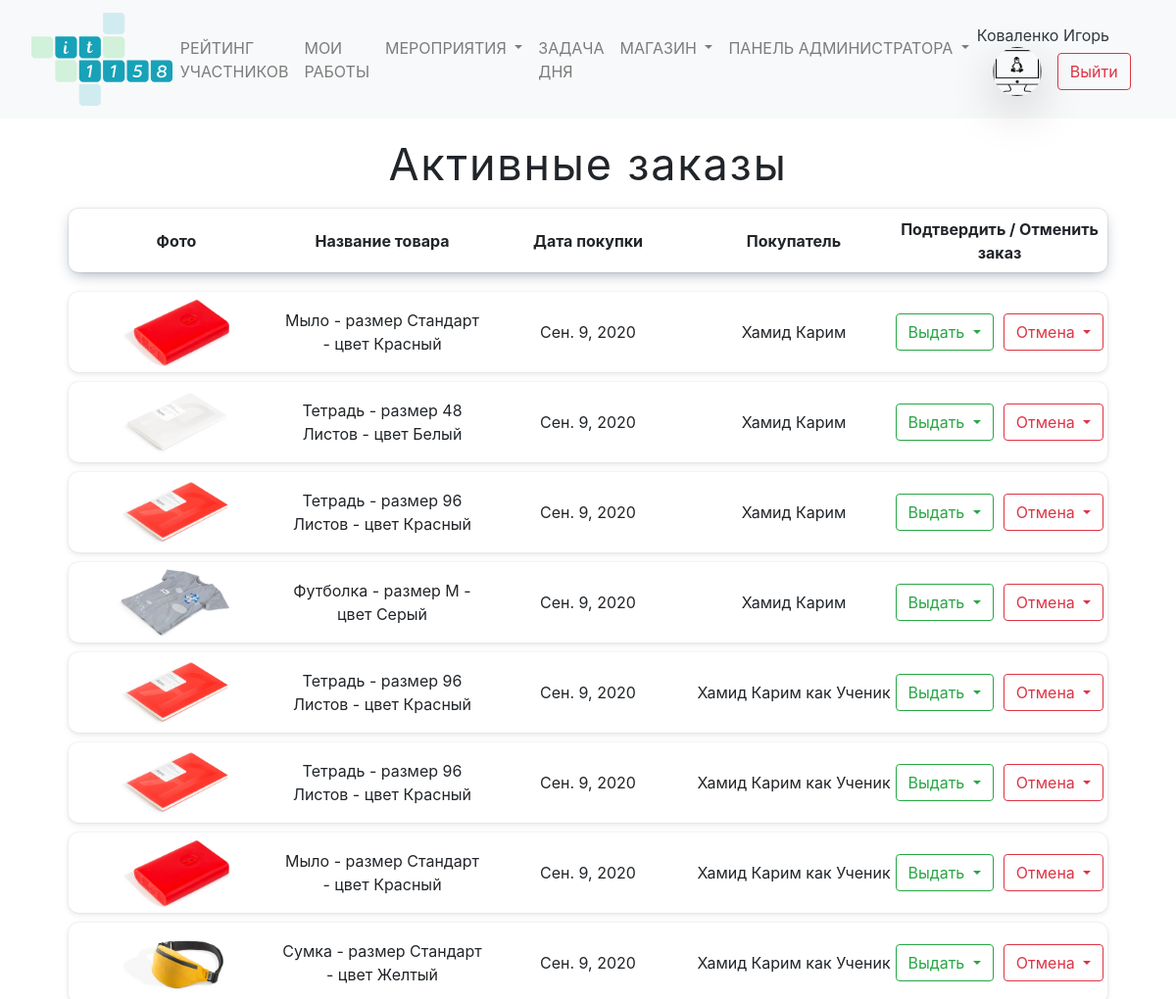
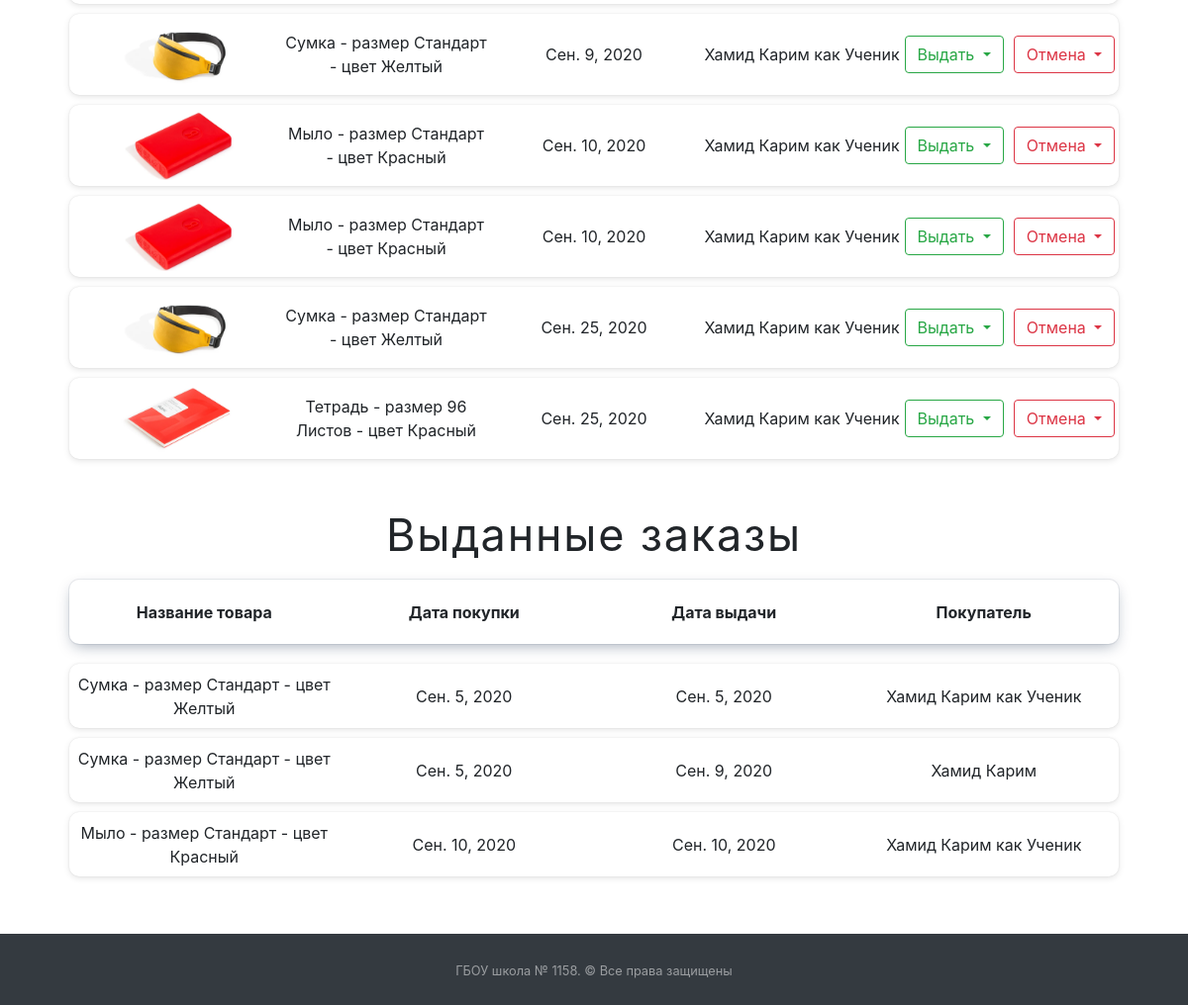
The app's page /market/bought_product_list/ (signed in) with its own data (2 pictures, top to bottom).
### mainapp/models.py (models this page shows, shortened)
class Puples(models.Model):
    STATUS_CHOICES = (
        ('ST10', 'Ученик 10 ИТ-класса'),
        ('ST11', 'Ученик 11 ИТ-класса'),
        ('APP', 'Кандидат в ИТ-класс'),
        ('TEACH', 'Учитель')
    )
    PROGRESS_CHOICES = (
        (0, '0'),
        (25, '25'),
        (50, '50'),
        (75, '75'),
        (100, '100'),
    )
    name = models.CharField("Имя", null=True, max_length=50)
    surname = models.CharField("Фамилия", null=True, max_length=100)
    rate = models.PositiveIntegerField("Рейтинг ученика", default=0)
    image = models.ImageField("Фотография профиля", blank=True, upload_to="puples_photo",
                              default="puples_photo/user-2.png")
    user = models.OneToOneField(User, on_delete=models.CASCADE, null=True, default='',
                                verbose_name="Связь с таблицей пользователей")
    status = models.CharField("Статуc", choices=STATUS_CHOICES, default='ST10', max_length=30)
    applicant_first_result = models.FloatField("Результат первого этапа", blank=True, default=0)
    applicant_progress = models.IntegerField(verbose_name="Прогресс", choices=PROGRESS_CHOICES, default=0, blank=True)
    email = models.EmailField(verbose_name="Email", default="")
    phone = models.CharField(max_length=12, verbose_name="Телефон", default="")
    class Meta:
        verbose_name = "Пользователи"
        verbose_name_plural = "Пользователи"

### market/models.py (models this page shows, shortened)
class BoughtProduct(models.Model):
    customer = models.ForeignKey(Puples, verbose_name="Покупатель товара", on_delete=models.SET_NULL, null=True)
    main_product = models.ForeignKey(MarketProduct, verbose_name="Ссылка на основной товар", on_delete=models.CASCADE)
    connected_event = models.ForeignKey(Events, verbose_name="Ссылка на Event с этой покупкой", on_delete=models.CASCADE, default=None)
    bought_date = models.DateField("Дата покупки", auto_now_add=True)
    given_date = models.DateField("Дата выдачи товара", null=True)
    given = models.BooleanField("Выдан ли товар покупателю", default=False)
    class Meta:
        verbose_name = "Заказ/купленный товар"
        verbose_name_plural = "Заказы и купленные товары"

class MarketProduct(models.Model):
    product_name = models.CharField(verbose_name="Название товара", max_length=200)
    product_size = models.CharField(verbose_name="Размер товара", default="Стандарт", max_length=200)
    product_color = models.CharField(verbose_name="Цвет товара", default="Не указан", max_length=200)
    product_photo = models.ImageField("Фотография товара", upload_to="products_photo/", blank=True)
    remained_amount = models.PositiveIntegerField("Количество оставшегося товара", null=False)
    price = models.PositiveIntegerField("Цена товара", null=False)
    def __str__(self):
        return f"{self.product_name}\t-\tразмер {self.product_size}\t-\tцвет {self.product_color}"
    class Meta:
        verbose_name = "Товар"
        verbose_name_plural = "Товары"

### market/views.py (the view, shortened to what this page needs)
# urls.py: path('bought_product_list/', views.BoughtProductList.as_view(), name='Каталог купленных товаров'),
class BoughtProductList(HeaderNotificationsCounter, LoginRequiredMixin, ListView):
    template_name = "market/product_check_list.html"
    model = BoughtProduct
    login_url = "/login/"
    def get_context_data(self, **kwargs):
        context = super(BoughtProductList, self).get_context_data(**kwargs)
        if self.request.user.is_superuser:
            context["not_given_product_list"] = BoughtProduct.objects.filter(given=0)
            context["given_product_list"] = BoughtProduct.objects.filter(given=1)
        else:
            context["not_given_product_list"] = BoughtProduct.objects.filter(given=0, customer=self.request.user.puples)
            context["given_product_list"] = BoughtProduct.objects.filter(given=1, customer=self.request.user.puples)
        return context

### mainapp/addons_python/views_addons_classes.py (called while the page is built)
    def get_context_data(self, *, object_list=None, **kwargs):
        context = super().get_context_data(**kwargs)
        context['events_new'] = Events.objects.filter(check=False).count()
        context['applicants_count'] = Puples.objects.filter(
            status="APP").count()
        return context

### templates/market/product_check_list.html (shortened to what this page needs)
{% extends  'base.html' %}
{% load static %}
{% block main %}
    <h2 style="font-size: 45px;font-weight: 400;letter-spacing: 0.04em;margin-top: 20px;" class="text-center">
        Активные заказы
    </h2>
    {% if not_given_product_list %}
        <table class="product-list active-products-list p-0">
            <thead class="text-center">
                <tr style="box-shadow: 0 0 0 1px rgba(13,35,67,.07),0 5px 15px -4px rgba(13,35,67,.4);">
                    <th scope="col">Фото</th>
                    <th scope="col">Название товара</th>
                    <th scope="col">Дата покупки</th>
                    {% if request.user.is_superuser %}
                        <th scope="col">Покупатель</th>
                        <th scope="col">Подтвердить / Отменить заказ</th>
                    {% endif %}
                </tr>
            </thead>
            <tbody>
                {% for product in not_given_product_list %}
                    <tr>
                        <td><img style="height: 70px;" src="{{ product.main_product.product_photo.url }}" alt="{{ product.main_product.product_name }}"></td>
                        <td>{{ product.main_product }}</td>
                        <td>{{ product.bought_date }}</td>
                        {% if request.user.is_superuser %}
                            <td>
                                <a style="color: inherit;" href="/statistic/pupil/{{ product.customer.id }}">
                                    {{ product.customer.surname }} {{ product.customer.name }}
                                </a>
                            </td>
                            <td class="d-flex justify-content-center">
                                <form class="product-check-list-operation-btn" method="post" style="margin-right: 5px">
                                    <button type="button" class="btn btn-outline-success dropdown-toggle" data-toggle="dropdown" aria-haspopup="true" aria-expanded="false">
                                    Выдать
                                    </button>
                                </form>
                                <form class="product-check-list-operation-btn" method="post" style="margin-left: 5px">
                                    <button type="button" class="btn btn-outline-danger dropdown-toggle" data-toggle="dropdown" aria-haspopup="true" aria-expanded="false">
                                        Отмена
                                    </button>
                                </form>
                            </td>
                        {% endif %}
                    </tr>
                {% endfor %}
            </tbody>
        </table>
    {% else %}
    <h4 style="font-weight: 300;" class="text-center">
        Нет активных заказов
    </h4>
    {% endif %}
    <h2 class="text-center" style="font-size: 45px;font-weight: 400;letter-spacing: 0.04em;margin-top: 20px;">
        Выданные заказы
    </h2>
    {% if given_product_list %}
        <table class="product-list products-history p-0">
            <thead class="text-center">
            <tr style="box-shadow: 0 0 0 1px rgba(13,35,67,.07),0 5px 15px -4px rgba(13,35,67,.4);">
                <th scope="col">Название товара</th>
                <th scope="col">Дата покупки</th>
                <th scope="col">Дата выдачи</th>
                {% if request.user.is_superuser %}
                    <th scope="col">Покупатель</th>
                {% endif %}
            </tr>
            </thead>
            <tbody>
            {% for product in given_product_list %}
                {% if product.customer.id == user.puples.id or request.user.is_superuser %}
                    <tr>
                        <td>{{ product.main_product }}</td>
                        <td>{{ product.bought_date }}</td>
                        <td>{{ product.given_date }}</td>
                        {% if request.user.is_superuser %}
                            <td>
                                <a style="color: inherit;" href="/statistic/pupil/{{ product.customer.id }}">
                                    {{ product.customer.surname }} {{ product.customer.name }}
                                </a>
                            </td>
                        {% endif %}
                    </tr>
                {% endif %}
            {% endfor %}
            </tbody>
        </table>
    {% else %}
        <h4 style="font-weight: 300;" class="text-center">
            Нет выданных заказов
        </h4>
    {% endif %}
{% endblock %}

### templates/base.html (shortened to what this page needs)
<!DOCTYPE html>
<html lang="ru">
{% load static %}
<head>
    <link href="{% static 'css/bootstrap.css' %}" rel="stylesheet" type="text/css">
    <link href="{% static 'css/style.css' %}" rel="stylesheet" type="text/css">
    <link href="{% static 'css/pre.css' %}" rel="stylesheet" type="text/css">
    <link href="{% static 'css/style_daytask.css' %}" rel="stylesheet" type="text/css">
    <link rel="stylesheet" href="//code.jquery.com/ui/1.12.1/themes/base/jquery-ui.css">
    <link rel="stylesheet" href="/resources/demos/style.css">
</head>
<body>
<div class="container-fuild">
    <nav class="navbar navbar-expand-lg navbar-light bg-light">
        <a href="/" class="navbar-brand">
            <img class="img-fluid mx-3"
                 width="150" height="150"
                 src="{% static '/images/logo_it_class.svg' %}"></a>
        <div class="collapse navbar-collapse" id="navbarSupportedContent">
            <ul class="navbar-nav mr-auto">
                {% if user.is_authenticated and user.puples.status != "APP" %}
                    <li class="nav-item">
                        <a class="nav-link{% block detail_active %}{% endblock %}" href="/rate">РЕЙТИНГ УЧАСТНИКОВ</a>
                    </li>
                {% endif %}
                {% if user.is_authenticated and user.puples.status != "APP" %}
                    <li class="nav-item">
                        <a class="nav-link{% block detail_active_works %}{% endblock %}" href="/works">МОИ РАБОТЫ</a>
                    </li>
                {% endif %}
                <li class="nav-item dropdown">
                    <a class="nav-link dropdown-toggle{% block detail_active_hach %}{% endblock %}" href="#"
                       id="navbarDropdown" role="button"
                       data-toggle="dropdown" aria-haspopup="true" aria-expanded="false">
                        МЕРОПРИЯТИЯ
                    </a>
                </li>
                {% if user.is_authenticated and user.puples.status != "APP" %}
                    <li class="nav-item">
                        <a class="nav-link{% block detail_active_task %}{% endblock %}" href="/daytask/">ЗАДАЧА ДНЯ</a>
                    </li>
                    <li class="nav-item dropdown">
                        <a class="nav-link {% block market_active %}{% endblock %} dropdown-toggle" href="#"
                           id="navbarDropdown" role="button"
                           data-toggle="dropdown" aria-haspopup="true" aria-expanded="false">
                            МАГАЗИН
                        </a>
                    </li>
                {% endif %}
                {% if user.is_superuser %}
                    <li class="nav-item dropdown">
                        <a class="nav-link dropdown-toggle" href="#"
                           id="navbarDropdown" role="button"
                           data-toggle="dropdown" aria-haspopup="true" aria-expanded="false">
                            ПАНЕЛЬ АДМИНИСТРАТОРА
                        </a>
                    </li>
                {% endif %}
            </ul>
            <form class="form-inline my-2 my-lg-0">
                {% if user.is_authenticated %}
                    <a class="nav-link text-dark disabled p-0"
                       href="/account/">{{ user.last_name }} {{ user.first_name }}</a>
                    <a href="/account/">
                        <img class="img-fluid mx-3 rounded-circle shadow-lg"
                             style="width: 50px; object-fit: cover; height:50px;"
                             src="{{ user.puples.image.url }}"></a>
                {% endif %}
                {% if user.username == "" %}
                    <a class="nav-link disabled" href="#">Гость</a>
                    <a class="btn btn-outline-success my-2 my-sm-0" href="/login">Войти</a>
                {% else %}
                    <a class="btn btn-outline-danger my-2 my-sm-0" href="/logout">Выйти</a>
                {% endif %}
            </form>
        </div>
    </nav>
    {% block main %}
    {% endblock %}
    <footer id="sticky-footer" class="py-4 bg-dark text-white-50 mt-5">
        <div class="container text-center">
            <small>ГБОУ школа № 1158. &copy; Все права защищены</small>
        </div>
    </footer>
</div>
</body>
</html>

### templates/market/product_check_list.html (style rules this page uses)
.product-list { margin-bottom: 40px; position: relative; width: 90%; left: 5%; }
.product-list tr { padding: 5px; margin: 10px; min-height: 65px; display: flex; justify-content: space-around; align-items: center; border-radius: 10px; box-shadow: 0 0 2px 0 rgba(0,0,0,.1), 0 2px 6px 0 rgba(0,0,0,.1); -webkit-box-shadow: 0 0 2px 0 rgba(0,0,0,.1), 0 2px 6px 0 rgba(0,0,0,.1); }
.active-products-list td,.active-products-list th { width: 20%; text-align: center; }
.products-history td, .products-history th { width: 33%; text-align: center; }

### records on screen
BoughtProduct: main_product.product_photo (picture), main_product "Мыло - размер Стандарт - цвет Красный", bought_date "Сен. 9, 2020", customer.surname "Хамид", customer.name "Карим"
BoughtProduct: main_product.product_photo (picture), main_product "Тетрадь - размер 48 Листов - цвет Белый", bought_date "Сен. 9, 2020", customer.surname "Хамид", customer.name "Карим"
BoughtProduct: main_product.product_photo (picture), main_product "Тетрадь - размер 96 Листов - цвет Красный", bought_date "Сен. 9, 2020", customer.surname "Хамид", customer.name "Карим"
BoughtProduct: main_product.product_photo (picture), main_product "Футболка - размер M - цвет Серый", bought_date "Сен. 9, 2020", customer.surname "Хамид", customer.name "Карим"
BoughtProduct: main_product.product_photo (picture), main_product "Тетрадь - размер 96 Листов - цвет Красный", bought_date "Сен. 9, 2020", customer.surname "Хамид", customer.name "Карим как Ученик"
BoughtProduct: main_product.product_photo (picture), main_product "Тетрадь - размер 96 Листов - цвет Красный", bought_date "Сен. 9, 2020", customer.surname "Хамид", customer.name "Карим как Ученик"
BoughtProduct: main_product.product_photo (picture), main_product "Мыло - размер Стандарт - цвет Красный", bought_date "Сен. 9, 2020", customer.surname "Хамид", customer.name "Карим как Ученик"
BoughtProduct: main_product.product_photo (picture), main_product "Сумка - размер Стандарт - цвет Желтый", bought_date "Сен. 9, 2020", customer.surname "Хамид", customer.name "Карим как Ученик"
BoughtProduct: main_product.product_photo (picture), main_product "Сумка - размер Стандарт - цвет Желтый", bought_date "Сен. 9, 2020", customer.surname "Хамид", customer.name "Карим как Ученик"
BoughtProduct: main_product.product_photo (picture), main_product "Мыло - размер Стандарт - цвет Красный", bought_date "Сен. 10, 2020", customer.surname "Хамид", customer.name "Карим как Ученик"
BoughtProduct: main_product.product_photo (picture), main_product "Мыло - размер Стандарт - цвет Красный", bought_date "Сен. 10, 2020", customer.surname "Хамид", customer.name "Карим как Ученик"
BoughtProduct: main_product.product_photo (picture), main_product "Сумка - размер Стандарт - цвет Желтый", bought_date "Сен. 25, 2020", customer.surname "Хамид", customer.name "Карим как Ученик"
BoughtProduct: main_product.product_photo (picture), main_product "Тетрадь - размер 96 Листов - цвет Красный", bought_date "Сен. 25, 2020", customer.surname "Хамид", customer.name "Карим как Ученик"
BoughtProduct: main_product "Сумка - размер Стандарт - цвет Желтый", bought_date "Сен. 5, 2020", given_date "Сен. 5, 2020", customer.surname "Хамид", customer.name "Карим как Ученик"
BoughtProduct: main_product "Сумка - размер Стандарт - цвет Желтый", bought_date "Сен. 5, 2020", given_date "Сен. 9, 2020", customer.surname "Хамид", customer.name "Карим"
BoughtProduct: main_product "Мыло - размер Стандарт - цвет Красный", bought_date "Сен. 10, 2020", given_date "Сен. 10, 2020", customer.surname "Хамид", customer.name "Карим как Ученик"

### other values on screen
{{ user.last_name }} "Коваленко"
{{ user.first_name }} "Игорь"
